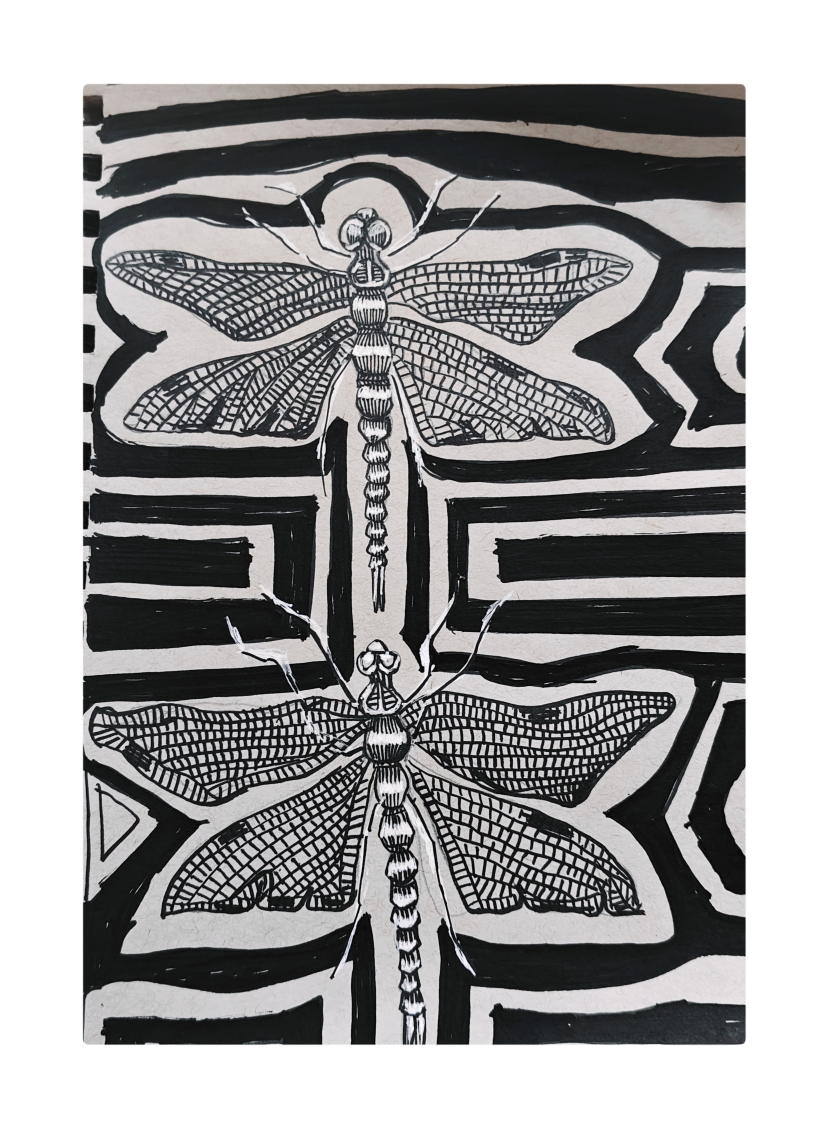
#> input picture artworks/dragonflies_scan.jpg, 2486 x 3386 px (shown at 1/3 size)
$ python make_cta.py
#> lines starting #> are read from the running program, lines starting #| are printed output that depends on the picture
### make_no_eraser.py
#!/usr/bin/env python3
""""Why I draw without an eraser": a 1080x1920 reel built from the dragonfly ink page.

Black ink background (no paper/beige), white hand-lettered captions that "write"
themselves in, red accents for the key words. The artwork photos are shown in
neutral greyscale so the warm paper tone never reads as beige.

The voice-over (audio/no_eraser_voice_raw.mp3) is cut down to the spoken phrases
listed in PHRASES: dead air, the off-script aside and long pauses are dropped,
pauses are re-spaced, then the voice is denoised, compressed and loudness-normalised.
Each phrase is also the caption shown while it is spoken.

Usage:  python3 make_no_eraser.py               # renders output/no_eraser.mp4
        python3 make_no_eraser.py --preview 3 9 # stills at the given seconds -> output/preview/
        python3 make_no_eraser.py --wide        # 1920x1080 landscape cut -> output/no_eraser_wide.mp4
"""
import math
import os
import subprocess
import sys
from multiprocessing import Pool

import numpy as np
from PIL import Image, ImageDraw, ImageFilter, ImageOps

from make_video import caveat, marker

ROOT = os.path.dirname(os.path.abspath(__file__))
ART = os.path.join(ROOT, "artworks")
OUT = os.path.join(ROOT, "output")

WIDE = "--wide" in sys.argv          # 16:9 landscape cut: art on the left, captions on the right
W, H = (1920, 1080) if WIDE else (1080, 1920)
FPS = 30
DURATION = 50.0       # set by build() from the edited voice length
VOICE_RAW = os.path.join(ROOT, "audio", "no_eraser_voice_raw.mp3")
VOICE_OUT = os.path.join(OUT, "no_eraser_voice.wav")
SR = 48000
VOICE_START = 3.4     # the hook plays before the voice comes in
OUTRO = 6.0

INK_BLACK = (14, 14, 16)
CHALK = (246, 246, 244)
RED = (232, 62, 48)
GREY = (150, 150, 155)
ERASER_PINK = (236, 128, 150)
ERASER_BLUE = (70, 110, 200)

if WIDE:
    TEXT_W = 820      # caption column to the right of the art
    TEXT_X = 1400     # centre of the caption column
    TEXT_Y = 560      # caption blocks are centred on this line
    ART_C = (530, 540)
    CARD = (780, 860)
    BADGE_C = (TEXT_X, 250)
else:
    TEXT_W = 920      # max caption width
    TEXT_X = W // 2
    TEXT_Y = 1170     # top of the caption zone (below the art card, above the IG UI)
    ART_C = (W // 2, 140 + 900 // 2)          # card zone y 140..1040
    CARD = (840, 900)
    BADGE_C = (150, 1080)


# --------------------------------------------------------------------------- easing

def clamp(x):
    return max(0.0, min(1.0, x))


def ease_out(x):
    x = clamp(x)
    return 1 - (1 - x) ** 3


def ease_in_out(x):
    x = clamp(x)
    return 3 * x * x - 2 * x * x * x


def ease_out_back(x, s=1.7):
    x = clamp(x) - 1
    return 1 + x * x * ((s + 1) * x + s)


# --------------------------------------------------------------------------- images

def neutral(im, cutoff=1.5):
    """Greyscale + levels so paper reads as clean white/grey, never beige."""
    g = ImageOps.autocontrast(im.convert("L"), cutoff=cutoff)
    return g.convert("RGB")


def load_sources():
    scan = Image.open(os.path.join(ART, "dragonflies_scan.jpg"))
#> scan is the input picture: PIL image 2486x3386 RGB; mean R, G, B 156.9, 156.5, 156.9
    scan = neutral(scan.crop((265, 265, 2225, 3120)))
#> in neutral, `g = ImageOps.autocontrast(im.convert("L"), cutoff=cutoff)`:
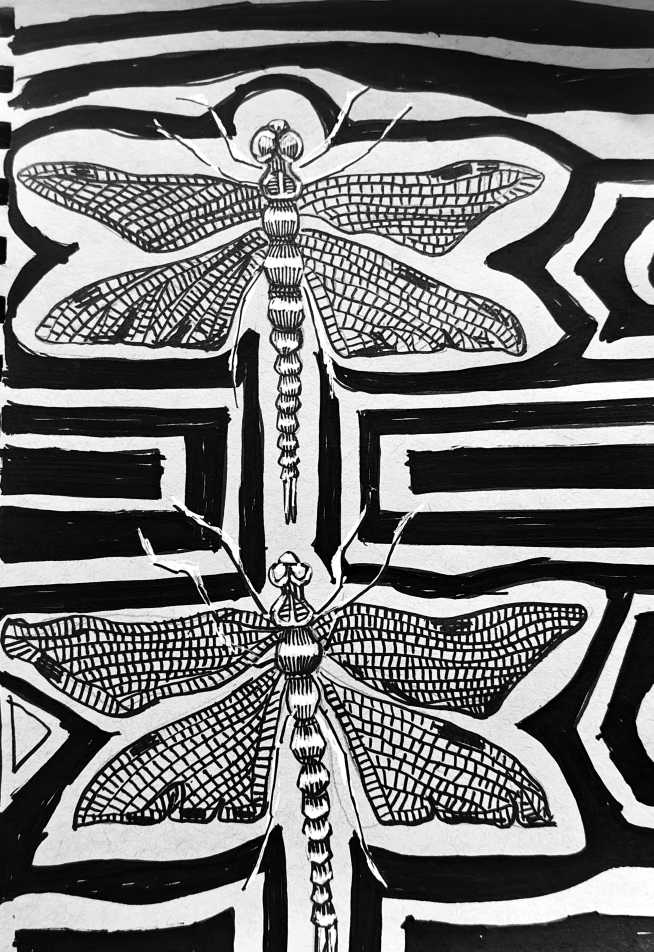
#> g: PIL image 1960x2855 L (shown at 1/3 size); min 0, max 255, mean 117.4
    hand = Image.open(os.path.join(ART, "dragonflies_in_hand.jpg"))
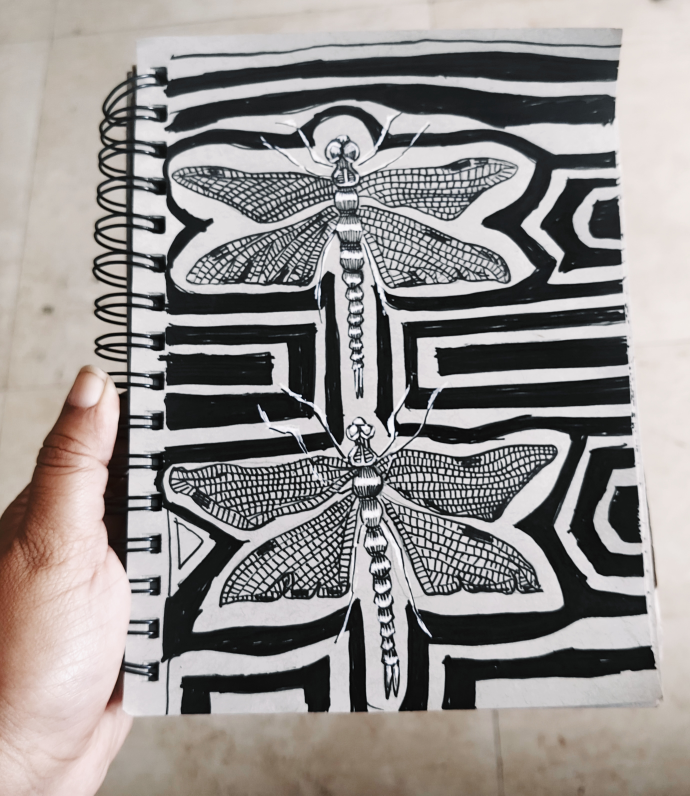
#> input picture artworks/dragonflies_in_hand.jpg, 2760 x 3182 px (shown at 1/4 size)
#> hand is the input picture: PIL image 2760x3182 RGB; mean R, G, B 148.4, 143.9, 141.8
    hand = neutral(hand.crop((520, 180, 2620, 2820)), cutoff=1.0)
#> call 2 of neutral, with cutoff = 1
#> in neutral (call 2), `g = ImageOps.autocontrast(im.convert("L"), cutoff=cutoff)`:
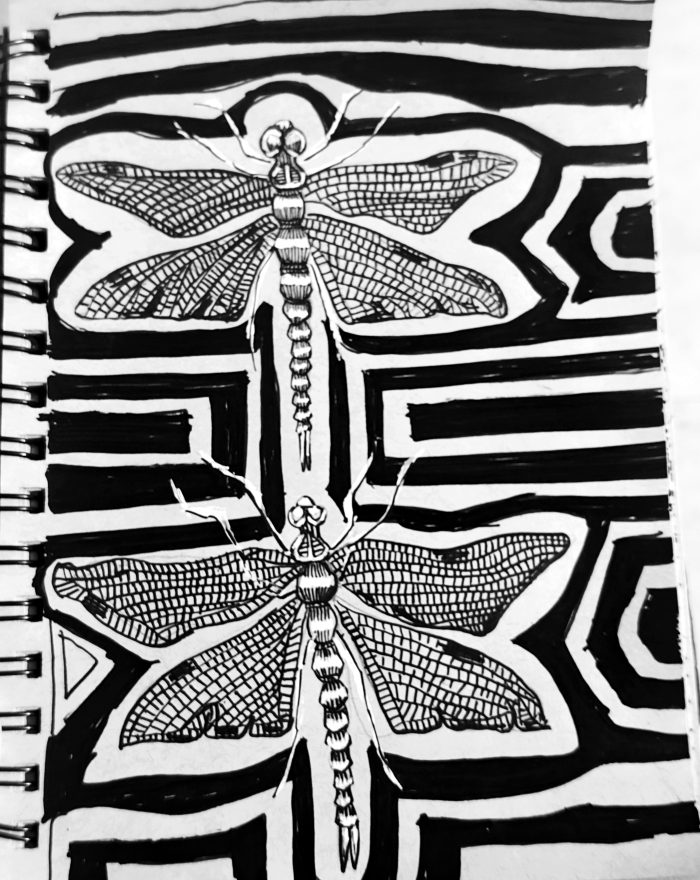
#> g: PIL image 2100x2640 L (shown at 1/3 size); min 0, max 255, mean 131.1
#> (the run stopped early here; a loop or call above may not have finished)
